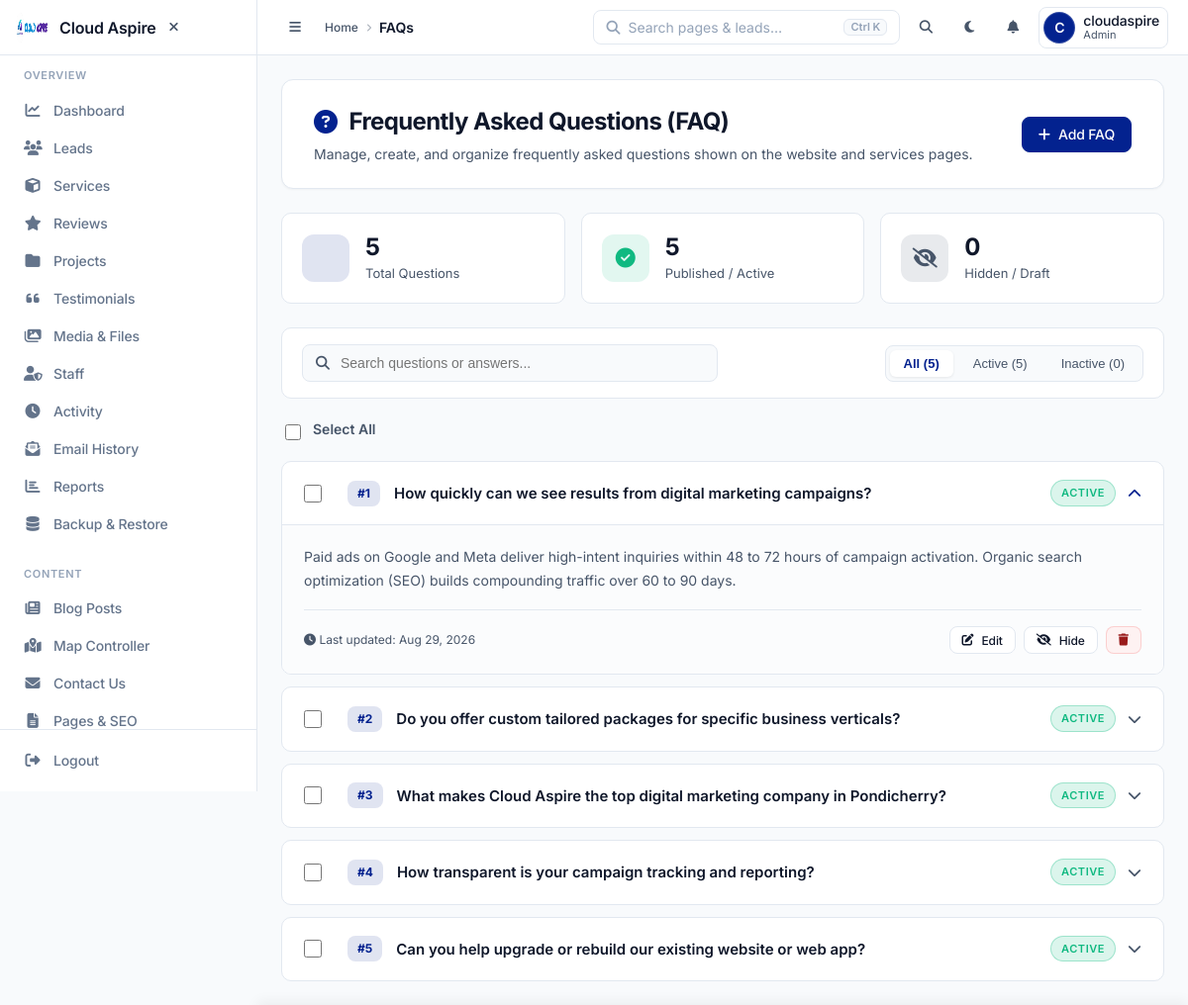
The page /admin/faqs.php (signed in) on the database as committed earlier.
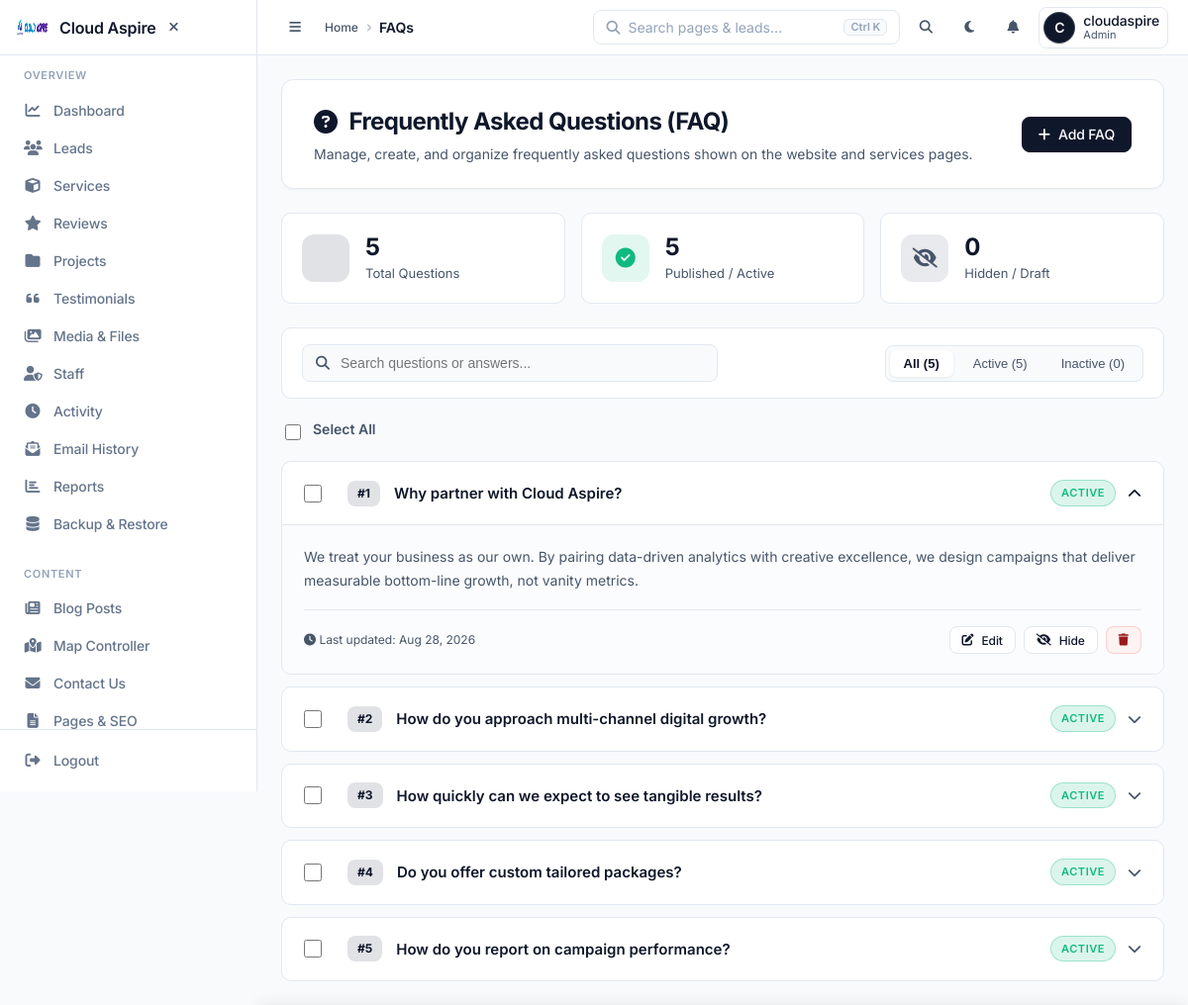
The same page on the database as committed later.
### tables this page shows
CREATE TABLE `faqs` (
  `id` int NOT NULL,
  `question` varchar(255) NOT NULL,
  `answer` text NOT NULL,
  `status` enum('active','inactive') DEFAULT 'active',
  `sort_order` int DEFAULT '0',
  `created_at` timestamp NOT NULL DEFAULT CURRENT_TIMESTAMP,
  `updated_at` timestamp NOT NULL DEFAULT CURRENT_TIMESTAMP ON UPDATE CURRENT_TIMESTAMP
);

### admin/faqs.php (called while the page is built, shortened)
<?php
require_once __DIR__ . '/../app/security_notifier.php';
$faqs = $conn->query("SELECT * FROM faqs ORDER BY COALESCE(sort_order, 0) ASC, created_at DESC")->fetchAll(PDO::FETCH_ASSOC);
$total_faqs = count($faqs);
$active_faqs = count(array_filter($faqs, fn($f) => ($f['status'] ?? '') === 'active'));
$inactive_faqs = $total_faqs - $active_faqs;
require_once __DIR__ . '/../app/Views/admin/faqs.php';

### app/Views/admin/faqs.php (the view, shortened to what the changed rows need)
<?php
require_once __DIR__ . '/../../../admin/includes/header.php';
$faqs = $faqs ?? [];
$total_faqs = $total_faqs ?? 0;
$active_faqs = $active_faqs ?? 0;
$inactive_faqs = $inactive_faqs ?? 0;
?>
<div class="saas-page-header">
    <div>
        <h1 class="page-title"><i class="fas fa-question-circle" style="color: var(--primary);"></i> Frequently Asked Questions (FAQ)</h1>
    </div>
</div>
<div class="faq-controls-bar">
    <div class="filter-tabs">
        <button class="filter-tab active" data-filter="all" onclick="setStatusFilter('all', this)">All (<?= $total_faqs ?>)</button>
        <button class="filter-tab" data-filter="active" onclick="setStatusFilter('active', this)">Active (<?= $active_faqs ?>)</button>
        <button class="filter-tab" data-filter="inactive" onclick="setStatusFilter('inactive', this)">Inactive (<?= $inactive_faqs ?>)</button>
    </div>
</div>
<form id="bulkForm" method="POST">
    <div class="faq-list-container" id="faqList">
        <?php if (empty($faqs)): ?>
            <div class="faq-empty-state">
                <i class="fas fa-question-circle faq-empty-icon"></i>
                <h3 style="color: var(--text-main); margin-bottom: 8px;">No FAQs Found</h3>
                <p style="margin-bottom: 20px;">You haven't created any FAQs yet. Click below to add your first question or load starter FAQs.</p>
                <div style="display: flex; justify-content: center; gap: 12px;">
                    <button type="button" class="btn btn-primary" onclick="openFaqModal()"><i class="fas fa-plus"></i> Create First FAQ</button>
                    <button type="button" class="btn" onclick="document.getElementById('seedForm').submit();" style="background: var(--bg-main); border: 1px solid var(--border-color); color: var(--text-main);">
                        <i class="fas fa-magic"></i> Load Starter FAQs
                    </button>
                </div>
            </div>
        <?php else: ?>
            <?php foreach ($faqs as $index => $f): ?>
                <div class="faq-admin-item <?= $index === 0 ? 'open' : '' ?> status-<?= htmlspecialchars($f['status']) ?>"
                     data-status="<?= htmlspecialchars($f['status']) ?>"
                     data-question="<?= htmlspecialchars(strtolower($f['question'])) ?>"
                     data-answer="<?= htmlspecialchars(strtolower($f['answer'])) ?>">
                    <div class="faq-admin-header" onclick="toggleFaqAccordion(this.parentElement)">
                        <div class="faq-header-left">
                            <div class="item-checkbox" onclick="event.stopPropagation();">
                                <input type="checkbox" name="item_ids[]" value="<?= $f['id'] ?>" class="item-cb">
                            </div>
                            <div class="faq-order-badge" title="Sort Order">#<?= htmlspecialchars($f['sort_order'] ?? ($index + 1)) ?></div>
                            <div class="faq-question-title"><?= htmlspecialchars($f['question']) ?></div>
                        </div>
                        <div class="faq-header-right">
                            <span class="faq-status-pill <?= $f['status'] === 'active' ? 'active' : 'inactive' ?>">
                                <?= ucfirst($f['status']) ?>
                            </span>
                            <i class="fas fa-chevron-down faq-expand-icon"></i>
                        </div>
                    </div>
                    <div class="faq-admin-body">
                        <div class="faq-body-inner">
                            <div class="faq-answer-text"><?= htmlspecialchars($f['answer']) ?></div>
                            <div class="faq-admin-actions">
                                <div class="faq-meta-info">
                                    <i class="fas fa-clock"></i> Last updated: <?= !empty($f['updated_at']) ? date('M d, Y', strtotime($f['updated_at'])) : date('M d, Y', strtotime($f['created_at'])) ?>
                                </div>
                                <div class="faq-action-buttons">
                                    <button type="button" class="btn btn-sm" onclick="editFaq(<?= htmlspecialchars(json_encode($f)) ?>)" style="background: var(--bg-card); border: 1px solid var(--border-color); color: var(--text-main);">
                                        <i class="fas fa-edit"></i> Edit
                                    </button>
                                    <button type="button" class="btn btn-sm" onclick="document.getElementById('toggleForm<?= $f['id'] ?>').submit();" style="background: var(--bg-card); border: 1px solid var(--border-color); color: var(--text-main);" title="Toggle Visibility">
                                        <i class="fas fa-<?= $f['status'] === 'active' ? 'eye-slash' : 'eye' ?>"></i> <?= $f['status'] === 'active' ? 'Hide' : 'Publish' ?>
                                    </button>
                                    <button type="button" class="btn btn-sm btn-delete" title="Delete FAQ" onclick="if(confirm('Are you sure you want to delete this FAQ permanently?')) document.getElementById('deleteForm<?= $f['id'] ?>').submit();">
                                        <i class="fas fa-trash"></i>
                                    </button>
                                </div>
                            </div>
                        </div>
                    </div>
                </div>
            <?php endforeach; ?>
        <?php endif; ?>
    </div>
</form>
<?php require_once __DIR__ . '/../../../admin/includes/footer.php'; ?>

### admin/includes/header.php (shortened to what the changed rows need)
<?php
$script_path = str_replace('\\', '/', $_SERVER['SCRIPT_NAME'] ?? '');
$parts       = explode('/', trim($script_path, '/'));
$admin_index = array_search('admin', $parts);
$current_depth = ($admin_index !== false) ? count($parts) - $admin_index - 2 : 0;
$base_path     = str_repeat('../', max(0, $current_depth));
if (!function_exists('adminNavIsActive')) {
    function adminNavIsActive(string $url): bool
    {
        $route = $GLOBALS['current_route'] ?? '';
        $url   = preg_replace('/\.php$/', '', $url);
        if ($url === 'dashboard') {
            return in_array($route, ['dashboard', 'index', ''], true);
        }
        return $route === $url;
    }
}
?>
<!DOCTYPE html>
<html lang="en" data-theme="light">
<head>
 <link rel="stylesheet" href="https://cdnjs.cloudflare.com/ajax/libs/font-awesome/6.5.1/css/all.min.css">
 <link rel="stylesheet" href="<?= $base_path ?>css/theme-professional.css?v=4.0">
</head>
<body>
 <aside class="sidebar" id="sidebar">
 <nav class="sidebar-nav" aria-label="Admin sections">
 <?php foreach ($admin_nav as $section_label => $section_items): ?>
 <div class="nav-section">
 <div class="nav-label"><?= htmlspecialchars($section_label, ENT_QUOTES, 'UTF-8') ?></div>
 <?php foreach ($section_items as $item): ?>
 <div class="nav-item">
 <a href="<?= $base_path . $item['url'] ?>"
    class="nav-link <?= adminNavIsActive($item['url']) ? 'active' : '' ?>"
    <?= adminNavIsActive($item['url']) ? 'aria-current="page"' : '' ?>>
 <i class="fas <?= htmlspecialchars($item['icon'], ENT_QUOTES, 'UTF-8') ?>"></i>
 <span><?= htmlspecialchars($item['label'], ENT_QUOTES, 'UTF-8') ?></span>
 </a>
 </div>
 <?php endforeach; ?>
 </div>
 <?php endforeach; ?>
 </nav>
 </aside>
 <div class="main-content">
 <main class="page-content">

Rows that differ between the two databases and show on the page:
removed faqs: sort_order "1", question "How quickly can we see results from digital marketing campaigns?", status "ACTIVE", answer "Paid ads on Google and Meta deliver high-intent inquiries within 48 to 72 hours of campaign activation. Organic search optimization (SEO) builds compounding traffic over 60 to 90 days.", updated_at "Aug 29, 2026", shows "Hide"
removed faqs: sort_order "2", question "Do you offer custom tailored packages for specific business verticals?", status "ACTIVE"
removed faqs: sort_order "3", question "What makes Cloud Aspire the top digital marketing company in Pondicherry?", status "ACTIVE"
removed faqs: sort_order "4", question "How transparent is your campaign tracking and reporting?", status "ACTIVE"
removed faqs: sort_order "5", question "Can you help upgrade or rebuild our existing website or web app?", status "ACTIVE"
added faqs: sort_order "1", question "Why partner with Cloud Aspire?", status "ACTIVE", answer "We treat your business as our own. By pairing data-driven analytics with creative excellence, we design campaigns that deliver measurable bottom-line growth, not vanity metrics.", updated_at "Aug 28, 2026", shows "Hide"
added faqs: sort_order "2", question "How do you approach multi-channel digital growth?", status "ACTIVE"
added faqs: sort_order "3", question "How quickly can we expect to see tangible results?", status "ACTIVE"
added faqs: sort_order "4", question "Do you offer custom tailored packages?", status "ACTIVE"
added faqs: sort_order "5", question "How do you report on campaign performance?", status "ACTIVE"
